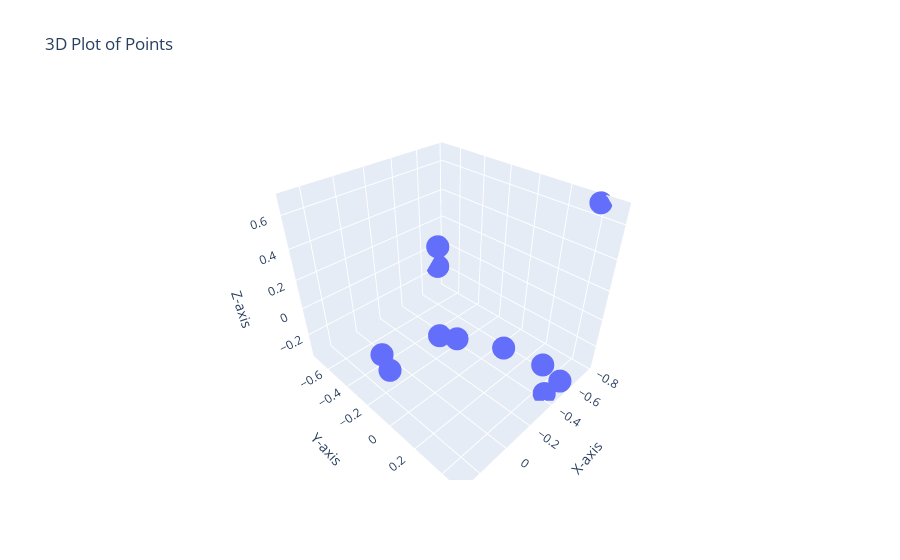

Write notebook code for a chart like this one.
### Code cell
plot_3D_points(Xab)

### Figure 1 — Plotly figure (JSON) as saved in the notebook; plotly's stock layout.template omitted (floating-point values rounded to 4 significant figures)
{"data": [{"mode": "markers", "type": "scatter3d", "x": [-0.2804, 0.2967, 0.2967, -0.4527, -0.4148, -0.72, -0.5183, -0.1464, 0.2676, -0.7009, -0.7818, 0.09007], "y": [0.2489, 0.0004577, 0.0004577, 0.4011, 0.4608, -0.7293, 0.4893, 0.02717, -0.09686, -0.7044, 0.391, 0.1398], "z": [-0.04542, 0.02009, 0.02009, -0.1858, -0.3426, -0.1582, -0.2978, -0.03377, 0.0402, 0.02482, 0.6852, 0.2026]}], "layout": {"scene": {"xaxis": {"title": {"text": "X-axis"}}, "yaxis": {"title": {"text": "Y-axis"}}, "zaxis": {"title": {"text": "Z-axis"}}}, "title": {"text": "3D Plot of Points"}}}
